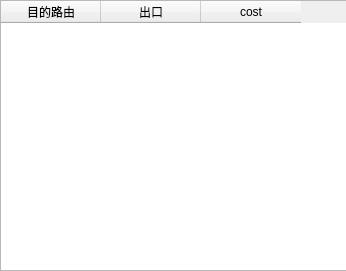
<?xml version="1.0" encoding="UTF-8"?>
<ui version="4.0">
 <class>ShowTable</class>
 <widget class="QWidget" name="ShowTable">
  <property name="geometry">
   <rect>
    <x>0</x>
    <y>0</y>
    <width>346</width>
    <height>271</height>
   </rect>
  </property>
  <property name="windowTitle">
   <string>路由表</string>
  </property>
  <widget class="QTableWidget" name="tableWidget">
   <property name="geometry">
    <rect>
     <x>0</x>
     <y>0</y>
     <width>351</width>
     <height>271</height>
    </rect>
   </property>
   <column>
    <property name="text">
     <string>目的路由</string>
    </property>
   </column>
   <column>
    <property name="text">
     <string>出口</string>
    </property>
   </column>
   <column>
    <property name="text">
     <string>cost</string>
    </property>
   </column>
  </widget>
 </widget>
 <resources/>
 <connections/>
</ui>
